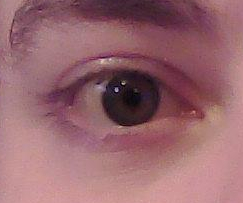
#> input picture david_eye_2.jpg, 243 x 203 px, found by its file name
$ python test_eye.py   (older library calls are emulated)
#> lines starting #> are read from the running program, lines starting #| are printed output that depends on the picture; after the words box and inside, x2 and y2 are one past the last pixel; in counts of white or black regions, pixels touching at a corner belong together; long printed decimals are rounded
import sys
import math
import numpy as np
import scipy.ndimage.filters as filters
from scipy.signal import medfilt

sys.path.append('/usr/local/lib/python3.6/site-packages')

from track_ic.ellipse_fitting import *
from track_ic.corner_detection import *

from pandas import *

import cv2

# Load an color image in grayscale
img = cv2.imread('david_eye_2.jpg')
#> img is the input picture: shape (203, 243, 3); mean B, G, R 109.6, 102.8, 151.1
#capture = cv2.VideoCapture(2)

gray = cv2.cvtColor(img, cv2.COLOR_BGR2GRAY)
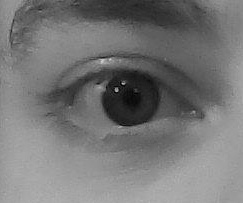
#> gray: shape (203, 243); min 1, max 207, mean 118.1

iris_radius = 28.0

rad_min = iris_radius - iris_radius * 0.10
rad_max = iris_radius + iris_radius * 0.10
iris_min = rad_min * rad_min
iris_max = rad_max * rad_max

# Should be a bit larger than 2x the iris radius max, and preferably odd.
kernel_size = 60

oca = np.zeros((kernel_size, kernel_size), complex)
wa = np.zeros((kernel_size, kernel_size))

bounds = int((kernel_size - 1) / 2)

for m in range(-1 * bounds, bounds + 1):
    for n in range(-1 * bounds, bounds + 1):
        if iris_max > (m*m + n*n):
            c = 0
            if m > 0 or n > 0:
                c = 1/math.sqrt(m*m + n*n)

            wa[m + bounds][n + bounds] = c

            if (iris_min < (m*m + n*n)):
                theta = 0
                if n == 0:
                    theta = math.pi / 2 if m > 0 else -1 * math.pi / 2
                else:
                    theta = math.atan(m/n)

                oca[m + bounds][n + bounds] = complex(math.cos(theta) * c, math.sin(theta) * c)


beta = 2
crcc = beta * cv2.Scharr(oca.real, cv2.CV_64F, 1, 0) + (1/beta) * cv2.Scharr(oca.imag, cv2.CV_64F, 0, 1)


lam = 0.5
weighted_img = (1 - lam) * cv2.filter2D(255 - gray, cv2.CV_64F, wa)
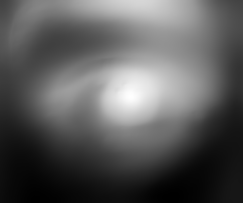
#> weighted_img: shape (203, 243) float64; min 5984.2, max 15258.8, mean 9286; drawn with min black and max white
filtered_img = lam * cv2.filter2D(gray, cv2.CV_64F, crcc)
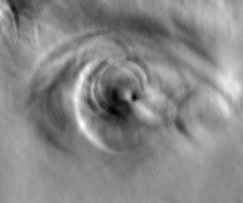
#> filtered_img: shape (203, 243) float64; min -1509, max 1788.2, mean 254.5; drawn with min black and max white
co = filtered_img + weighted_img

# adjust this value down for darker images
threshold = 1800

data_max = filters.maximum_filter(co, 11)
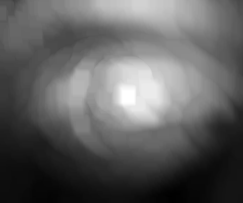
#> data_max: shape (203, 243) float64; min 6360.5, max 16038.2, mean 10014.5; drawn with min black and max white
data_min = filters.minimum_filter(co, 11)
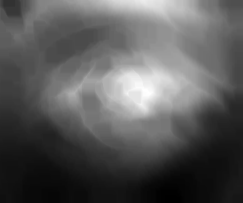
#> data_min: shape (203, 243) float64; min 6167.9, max 14540.7, mean 9093.4; drawn with min black and max white
diff = ((data_max - data_min) > threshold)
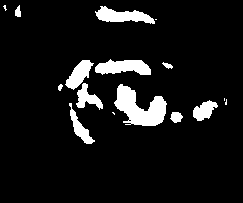
#> diff: shape (203, 243) bool; 8.3% white; 16 white regions (5 under 20 px), largest, box (x1, y1, x2, y2) and area: (114, 84, 167, 126) 1227, (95, 59, 151, 75) 629, (95, 6, 155, 24) 588
maxima = (co == data_max)
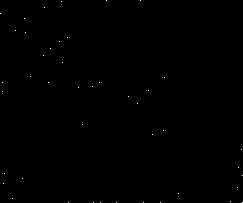
#> maxima: shape (203, 243) bool; 0.09% white in thin lines or dots
maxima[diff == 0] = 0
#> maxima: shape (203, 243) bool; 0% white in thin lines or dots, all inside (x1, y1, x2, y2) = (128, 96, 129, 97)
max_coords = np.transpose(np.where(maxima))
#> max_coords = [[96, 128]]

abs_max = co.max()
#> abs_max = 16038.2
abs_maxima = (co == abs_max)
abs_coords = np.transpose(np.where(abs_maxima))
#> abs_coords = [[96, 128]]
print(abs_max)
#| 16038.160

max_psr = -1
max_psr_coords = []

for coords in max_coords:
    row = coords[0]
    col = coords[1]
    print(coords)
    cv2.rectangle(img,(col, row),(col + 2,row + 2),(0,0,255),2)
    roi_max = co[row-5:row+6, col-5:col+6]
    mu = roi_max.mean()
    dev = roi_max.std()
    #print(mu)
    #print(dev)
    psr = (co[row][col] - mu) / dev
    if psr > max_psr:
        max_psr = psr
        max_psr_coords = coords
#> this loop made 1 pass
#> (row, col, mu, dev, psr, max_psr) on pass 1: (96, 128, 15071.9, 561.3, 1.72, 1.72)
#| [ 96 128]
#> after the loop, max_psr = 1.72

row = max_psr_coords[0]
col = max_psr_coords[1]

print(row)
#| 96
print(col)
#| 128

#> (the run stopped early here; a loop or call above may not have finished)

$ run again, with Eye.jpg copied over david_eye_2.jpg
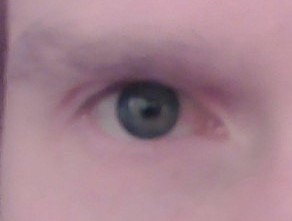
#> input picture Eye.jpg, 292 x 221 px, found by its file name
#> img is the input picture: shape (221, 292, 3); mean B, G, R 142.4, 130.3, 164.3
#> `data_max = filters.maximum_filter(co, 11)`:
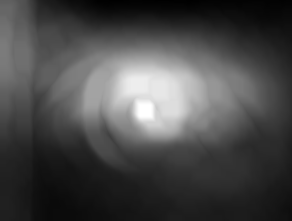
#> data_max: shape (221, 292) float64; min 5957.8, max 14560.8, mean 8432.6; drawn with min black and max white
#> `diff = ((data_max - data_min) > threshold)`:
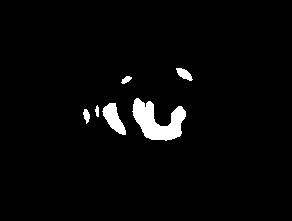
#> diff: shape (221, 292) bool; 3% white; 6 white regions, box (x1, y1, x2, y2) and area: (132, 98, 186, 141) 1244, (102, 103, 126, 135) 398, (176, 68, 193, 81) 125, (83, 109, 90, 124) 67, (121, 76, 132, 84) 52, (95, 105, 99, 117) 35
#> max_coords = [[110, 145]]
#> abs_max = 14560.8
#> abs_coords = [[110, 145]]
#| 14560.802
#> the loop `for coords in max_coords:` made 1 pass
#> (row, col, mu, dev, psr, max_psr) on pass 1: (110, 145, 13584.2, 562.3, 1.74, 1.74)
#> (printed output is left out)
#> after the loop `for coords in max_coords:`: max_psr = 1.74
#| 110
#| 145
